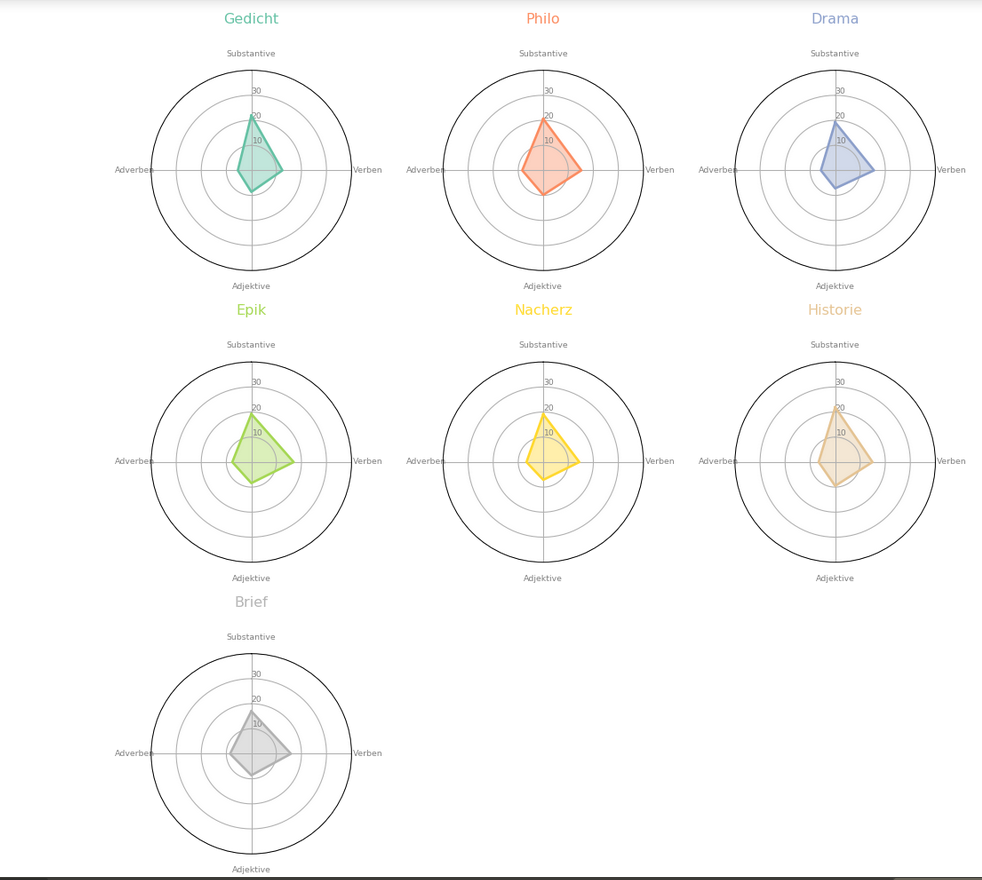

This chart was generated by the following Python code:
# https://python-graph-gallery.com/392-use-faceting-for-radar-chart/
#
#
#             per_noun     per_verb     per_adj     per_adverb
# style               
# Brief      17.002634     15.777084    8.644375    8.481646
# Drama      19.185251     15.481722    7.189818    5.680463
# Epik       19.238434     16.858595    8.374700    7.617986
# Gedicht    21.907033     12.396593    8.606924    5.365494
# Historie   21.881628     14.877931    9.522846    6.572920
# Nacherz    19.111306     14.417974    7.146650    6.682052
# Philo      20.600199     15.153603    9.831002    8.378756
#
#
#

# Libraries
import matplotlib.pyplot as plt
import pandas as pd
from math import pi
 
# Set data
df = pd.DataFrame({
'Werkart': ['Gedicht', 'Philo', 'Drama', 'Epik', 'Nacherz', 'Historie', 'Brief'],
'Substantive': [8.6, 9.8, 7.2, 8.4, 7.1, 9.5, 8.6],
'Verben': [5.4, 8.4, 5.7, 7.6, 6.7, 6.6, 8.5],
'Adjektive': [ 21.9, 20.6, 19.2, 19.2, 19.1, 21.9, 17],
'Adverben': [12.4, 15.2, 15.5, 16.9, 14.4, 14.9, 15.8]
})

df2 = df[['Substantive', 'Verben', 'Adjektive', 'Adverben']]
# ------- PART 1: Define a function that do a plot for one line of the dataset!


def make_spider( row, title, color):
    # number of variable
    categories=list(df2)
    N = len(categories)
 
    # What will be the angle of each axis in the plot? (we divide the plot / number of variable)
    angles = [n / float(N) * 2 * pi for n in range(N)]
    angles += angles[:1]
 
    # Initialise the spider plot
    ax = plt.subplot(3,3,row+1, polar=True )
 
    # If you want the first axis to be on top:
    ax.set_theta_offset(pi / 2)
    ax.set_theta_direction(-1)
 
    # Draw one axe per variable + add labels labels yet
    plt.xticks(angles[:-1], categories, color='grey', size=7)
    plt.tight_layout()
 
    # Draw ylabels
    ax.set_rlabel_position(0)
    plt.yticks([10,20,30], ["10","20","30"], color="grey", size=7)
    plt.ylim(0,40)
 
    # Ind1
    values=df.loc[row].drop('Werkart').values.flatten().tolist()
    values += values[:1]
    ax.plot(angles, values, color=color, linewidth=2, linestyle='solid')
    ax.fill(angles, values, color=color, alpha=0.4)
 
    # Add a title
    plt.title(title, size=12, color=color, y=1.2)
    # some spacing in between
    plt.tight_layout()


# ------- PART 2: Apply to all individuals
# initialize the figure
my_dpi=96
plt.figure(figsize=(1000/my_dpi, 1000/my_dpi), dpi=my_dpi)

# Create a color palette:
my_palette = plt.cm.get_cmap("Set2", len(df.index))
plt.show()

# Loop to plot
for row in range(0, len(df.index)):
    make_spider( row=row, title=df['Werkart'][row], color=my_palette(row))
